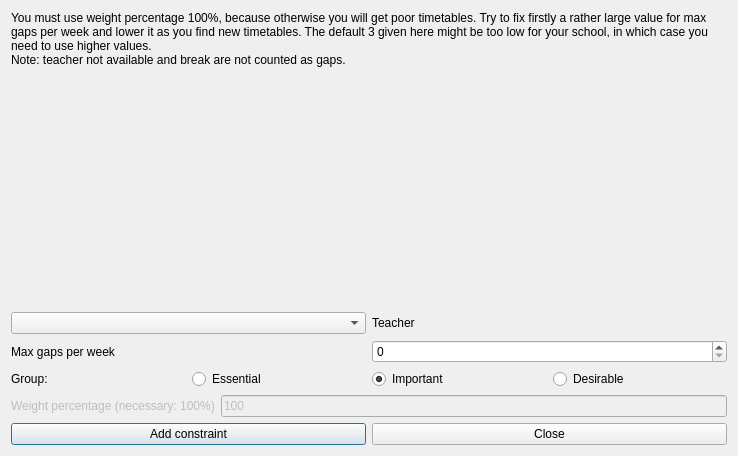
<?xml version="1.0" encoding="UTF-8"?>
<ui version="4.0">
 <class>AddConstraintTeacherMaxGapsPerWeekForm_template</class>
 <widget class="QDialog" name="AddConstraintTeacherMaxGapsPerWeekForm_template">
  <property name="geometry">
   <rect>
    <x>0</x>
    <y>0</y>
    <width>738</width>
    <height>456</height>
   </rect>
  </property>
  <property name="windowTitle">
   <string extracomment="This is the title of the dialog to add a new constraint of this type">Add teacher max gaps per week</string>
  </property>
  <layout class="QVBoxLayout" name="verticalLayout">
   <item>
    <widget class="QLabel" name="teacherInstructionsTextLabel">
     <property name="sizePolicy">
      <sizepolicy hsizetype="Minimum" vsizetype="Minimum">
       <horstretch>0</horstretch>
       <verstretch>0</verstretch>
      </sizepolicy>
     </property>
     <property name="frameShape">
      <enum>QFrame::NoFrame</enum>
     </property>
     <property name="frameShadow">
      <enum>QFrame::Plain</enum>
     </property>
     <property name="text">
      <string>You must use weight percentage 100%, because otherwise you will get poor timetables. Try to fix firstly a rather large value for max gaps per week and lower it as you find new timetables. The default 3 given here might be too low for your school, in which case you need to use higher values.
Note: teacher not available and break are not counted as gaps.</string>
     </property>
     <property name="wordWrap">
      <bool>true</bool>
     </property>
    </widget>
   </item>
   <item>
    <spacer name="spacer1">
     <property name="orientation">
      <enum>Qt::Vertical</enum>
     </property>
     <property name="sizeType">
      <enum>QSizePolicy::Expanding</enum>
     </property>
     <property name="sizeHint" stdset="0">
      <size>
       <width>20</width>
       <height>16</height>
      </size>
     </property>
    </spacer>
   </item>
   <item>
    <layout class="QHBoxLayout" name="horizontalLayout">
     <item>
      <widget class="QComboBox" name="teachersComboBox">
       <property name="editable">
        <bool>false</bool>
       </property>
       <property name="insertPolicy">
        <enum>QComboBox::NoInsert</enum>
       </property>
       <property name="autoCompletion">
        <bool>false</bool>
       </property>
       <property name="duplicatesEnabled">
        <bool>false</bool>
       </property>
      </widget>
     </item>
     <item>
      <widget class="QLabel" name="teacherTextLabel">
       <property name="frameShape">
        <enum>QFrame::NoFrame</enum>
       </property>
       <property name="frameShadow">
        <enum>QFrame::Plain</enum>
       </property>
       <property name="text">
        <string>Teacher</string>
       </property>
       <property name="wordWrap">
        <bool>false</bool>
       </property>
      </widget>
     </item>
    </layout>
   </item>
   <item>
    <layout class="QHBoxLayout" name="horizontalLayout_2">
     <item>
      <widget class="QLabel" name="textLabel1">
       <property name="text">
        <string>Max gaps per week</string>
       </property>
       <property name="wordWrap">
        <bool>false</bool>
       </property>
      </widget>
     </item>
     <item>
      <widget class="QSpinBox" name="maxGapsSpinBox"/>
     </item>
    </layout>
   </item>
   <item>
    <layout class="QHBoxLayout" name="horizontalLayout_4">
     <item>
      <widget class="QLabel" name="groupTextLabel">
       <property name="text">
        <string>Group:</string>
       </property>
      </widget>
     </item>
     <item>
      <widget class="QRadioButton" name="essentialRadioButton">
       <property name="text">
        <string>Essential</string>
       </property>
      </widget>
     </item>
     <item>
      <widget class="QRadioButton" name="importantRadioButton">
       <property name="text">
        <string>Important</string>
       </property>
       <property name="checked">
        <bool>true</bool>
       </property>
      </widget>
     </item>
     <item>
      <widget class="QRadioButton" name="desirableRadioButton">
       <property name="text">
        <string>Desirable</string>
       </property>
      </widget>
     </item>
    </layout>
   </item>
   <item>
    <layout class="QHBoxLayout" name="horizontalLayout_3">
     <item>
      <widget class="QLabel" name="weightTextLabel">
       <property name="enabled">
        <bool>false</bool>
       </property>
       <property name="frameShape">
        <enum>QFrame::NoFrame</enum>
       </property>
       <property name="frameShadow">
        <enum>QFrame::Plain</enum>
       </property>
       <property name="text">
        <string>Weight percentage (necessary: 100%)</string>
       </property>
       <property name="wordWrap">
        <bool>false</bool>
       </property>
      </widget>
     </item>
     <item>
      <widget class="QLineEdit" name="weightLineEdit">
       <property name="enabled">
        <bool>false</bool>
       </property>
       <property name="text">
        <string notr="true">100</string>
       </property>
      </widget>
     </item>
    </layout>
   </item>
   <item>
    <layout class="QHBoxLayout">
     <item>
      <widget class="QPushButton" name="addConstraintPushButton">
       <property name="text">
        <string>Add constraint</string>
       </property>
      </widget>
     </item>
     <item>
      <widget class="QPushButton" name="closePushButton">
       <property name="text">
        <string>Close</string>
       </property>
      </widget>
     </item>
    </layout>
   </item>
  </layout>
 </widget>
 <layoutdefault spacing="6" margin="11"/>
 <resources/>
 <connections/>
</ui>
